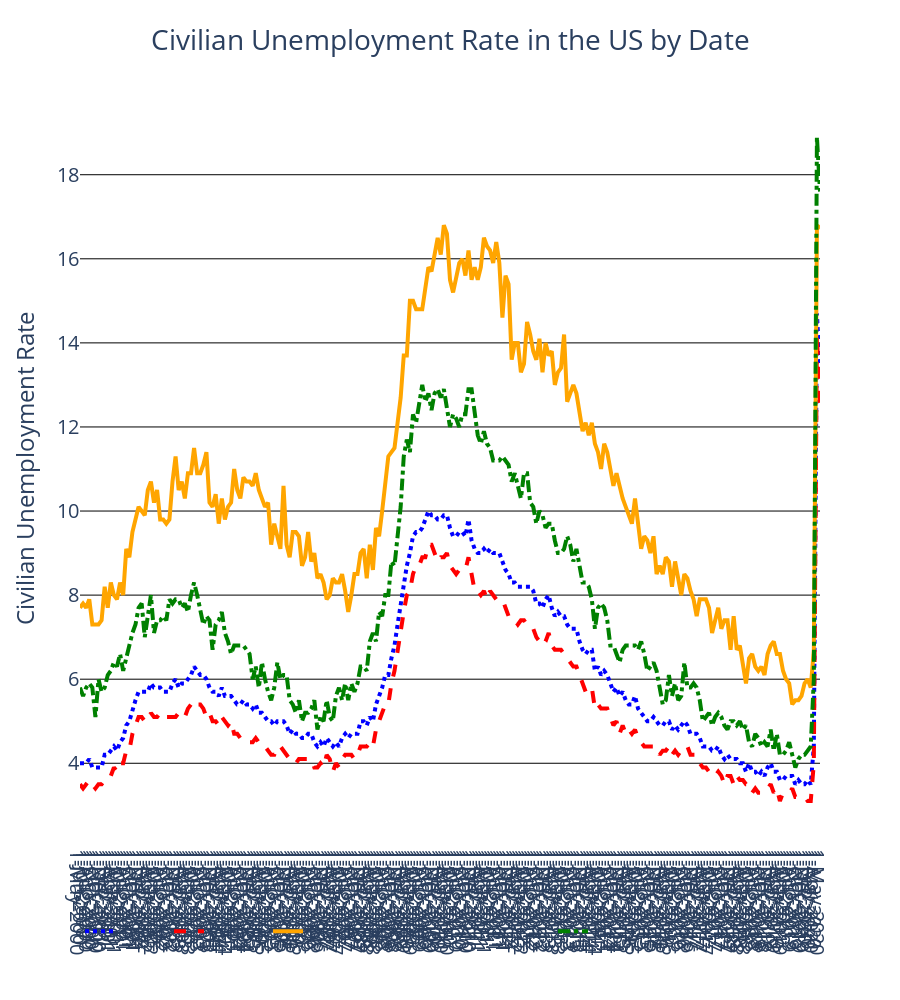

This figure's notebook cell:
### Code cell
# Plot New Cases 
fig = go.Figure()
fig.add_trace(go.Scatter(x=UnemploymentData.Date,y=UnemploymentData['Total'], name='Total',
             line=dict(color='blue', width=4, dash='dot')))
fig.add_trace(go.Scatter(x=UnemploymentData.Date,y=UnemploymentData['White'], name='White',
             line=dict(color='red', width=4, dash='dash')))
fig.add_trace(go.Scatter(x=UnemploymentData.Date,y=UnemploymentData['Black or African American'], name='Black or African American',
             line=dict(color='orange', width=4, dash='solid')))
fig.add_trace(go.Scatter(x=UnemploymentData.Date,y=UnemploymentData['Hispanic or Latino'], name='Hispanic or Latino',
             line=dict(color='green', width=4, dash='dashdot')))

# Plot layout settings
fig.update_layout(
        title='Civilian Unemployment Rate in the US by Date',
        title_x=0.5,
        xaxis_title = "",
        yaxis_title = 'Civilian Unemployment Rate',
        xaxis_tick0 = UnemploymentData['Date'][0], 
        xaxis_dtick="M24",
        xaxis_tickformat = '%B<br>%Y',
        font = dict(size = 20),
#         yaxis=dict(range=[0, 20.5]),
        height=1000,
        paper_bgcolor='rgba(0,0,0,0)',
        plot_bgcolor='rgba(0,0,0,0)',
        legend_orientation="h",
#         legend=dict(x=0.05,y=1.05),
#         bargap=0.01, # gap between bars of adjacent location coordinates.
#         bargroupgap=0, # gap between bars of the same location coordinate.
#         margin=dict(r=10)
        )

# gridlines on, number format to digits
fig.update_yaxes(showgrid = True, gridcolor='black', tickformat = "digit")

fig.write_image("../Images_Plotly/Unemployment.png",width=1200, height=1000, scale=2)

fig.show()

### Figure 1 — Plotly figure (JSON) as saved in the notebook; plotly's stock layout.template omitted (floating-point values rounded to 4 significant figures; data arrays with more than 128 entries replaced by an {"elided": "..."} marker saying what was removed)
{"data": [{"line": {"color": "blue", "dash": "dot", "width": 4}, "name": "Total", "type": "scatter", "x": {"elided": "241 str values"}, "y": {"elided": "241 float values"}}, {"line": {"color": "red", "dash": "dash", "width": 4}, "name": "White", "type": "scatter", "x": {"elided": "241 str values"}, "y": {"elided": "241 float values"}}, {"line": {"color": "orange", "dash": "solid", "width": 4}, "name": "Black or African American", "type": "scatter", "x": {"elided": "241 str values"}, "y": {"elided": "241 float values"}}, {"line": {"color": "green", "dash": "dashdot", "width": 4}, "name": "Hispanic or Latino", "type": "scatter", "x": {"elided": "241 str values"}, "y": {"elided": "241 float values"}}], "layout": {"font": {"size": 20}, "height": 1000, "legend": {"orientation": "h"}, "paper_bgcolor": "rgba(0,0,0,0)", "plot_bgcolor": "rgba(0,0,0,0)", "title": {"text": "Civilian Unemployment Rate in the US by Date", "x": 0.5}, "xaxis": {"dtick": "M24", "tick0": "1-May-2000", "tickformat": "%B<br>%Y", "title": {"text": ""}}, "yaxis": {"gridcolor": "black", "showgrid": true, "tickformat": "digit", "title": {"text": "Civilian Unemployment Rate"}}}}
